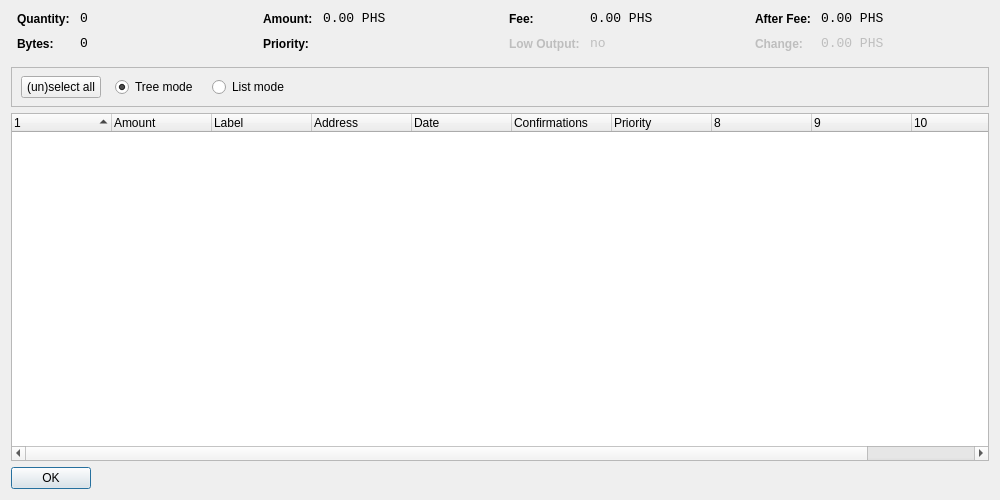
<?xml version="1.0" encoding="UTF-8"?>
<ui version="4.0">
 <class>CoinControlDialog</class>
 <widget class="QDialog" name="CoinControlDialog">
  <property name="geometry">
   <rect>
    <x>0</x>
    <y>0</y>
    <width>1000</width>
    <height>500</height>
   </rect>
  </property>
  <property name="windowTitle">
   <string>Selective Addressing</string>
  </property>
  <layout class="QVBoxLayout" name="verticalLayout">
   <item>
    <layout class="QHBoxLayout" name="horizontalLayoutTop" stretch="0,0,0,0">
     <property name="topMargin">
      <number>0</number>
     </property>
     <property name="bottomMargin">
      <number>10</number>
     </property>
     <item>
      <layout class="QFormLayout" name="formLayoutCoinControl1">
       <property name="horizontalSpacing">
        <number>10</number>
       </property>
       <property name="verticalSpacing">
        <number>10</number>
       </property>
       <property name="leftMargin">
        <number>6</number>
       </property>
       <property name="rightMargin">
        <number>6</number>
       </property>
       <item row="0" column="0">
        <widget class="QLabel" name="labelCoinControlQuantityText">
         <property name="styleSheet">
          <string notr="true">font-weight:bold;</string>
         </property>
         <property name="text">
          <string>Quantity:</string>
         </property>
        </widget>
       </item>
       <item row="0" column="1">
        <widget class="QLabel" name="labelCoinControlQuantity">
         <property name="font">
          <font>
           <family>Monospace</family>
           <pointsize>10</pointsize>
          </font>
         </property>
         <property name="cursor">
          <cursorShape>IBeamCursor</cursorShape>
         </property>
         <property name="contextMenuPolicy">
          <enum>Qt::ActionsContextMenu</enum>
         </property>
         <property name="text">
          <string>0</string>
         </property>
         <property name="textInteractionFlags">
          <set>Qt::LinksAccessibleByMouse|Qt::TextSelectableByKeyboard|Qt::TextSelectableByMouse</set>
         </property>
        </widget>
       </item>
       <item row="1" column="0">
        <widget class="QLabel" name="labelCoinControlBytesText">
         <property name="styleSheet">
          <string notr="true">font-weight:bold;</string>
         </property>
         <property name="text">
          <string>Bytes:</string>
         </property>
        </widget>
       </item>
       <item row="1" column="1">
        <widget class="QLabel" name="labelCoinControlBytes">
         <property name="font">
          <font>
           <family>Monospace</family>
           <pointsize>10</pointsize>
          </font>
         </property>
         <property name="cursor">
          <cursorShape>IBeamCursor</cursorShape>
         </property>
         <property name="contextMenuPolicy">
          <enum>Qt::ActionsContextMenu</enum>
         </property>
         <property name="text">
          <string>0</string>
         </property>
         <property name="textInteractionFlags">
          <set>Qt::LinksAccessibleByMouse|Qt::TextSelectableByKeyboard|Qt::TextSelectableByMouse</set>
         </property>
        </widget>
       </item>
      </layout>
     </item>
     <item>
      <layout class="QFormLayout" name="formLayoutCoinControl2">
       <property name="horizontalSpacing">
        <number>10</number>
       </property>
       <property name="verticalSpacing">
        <number>10</number>
       </property>
       <property name="leftMargin">
        <number>6</number>
       </property>
       <property name="rightMargin">
        <number>6</number>
       </property>
       <item row="0" column="0">
        <widget class="QLabel" name="labelCoinControlAmountText">
         <property name="styleSheet">
          <string notr="true">font-weight:bold;</string>
         </property>
         <property name="text">
          <string>Amount:</string>
         </property>
        </widget>
       </item>
       <item row="0" column="1">
        <widget class="QLabel" name="labelCoinControlAmount">
         <property name="font">
          <font>
           <family>Monospace</family>
           <pointsize>10</pointsize>
          </font>
         </property>
         <property name="cursor">
          <cursorShape>IBeamCursor</cursorShape>
         </property>
         <property name="contextMenuPolicy">
          <enum>Qt::ActionsContextMenu</enum>
         </property>
         <property name="text">
          <string>0.00 PHS</string>
         </property>
         <property name="textInteractionFlags">
          <set>Qt::LinksAccessibleByMouse|Qt::TextSelectableByKeyboard|Qt::TextSelectableByMouse</set>
         </property>
        </widget>
       </item>
       <item row="1" column="0">
        <widget class="QLabel" name="labelCoinControlPriorityText">
         <property name="styleSheet">
          <string notr="true">font-weight:bold;</string>
         </property>
         <property name="text">
          <string>Priority:</string>
         </property>
        </widget>
       </item>
       <item row="1" column="1">
        <widget class="QLabel" name="labelCoinControlPriority">
         <property name="font">
          <font>
           <family>Monospace</family>
           <pointsize>10</pointsize>
          </font>
         </property>
         <property name="cursor">
          <cursorShape>IBeamCursor</cursorShape>
         </property>
         <property name="contextMenuPolicy">
          <enum>Qt::ActionsContextMenu</enum>
         </property>
         <property name="text">
          <string/>
         </property>
         <property name="textInteractionFlags">
          <set>Qt::LinksAccessibleByMouse|Qt::TextSelectableByKeyboard|Qt::TextSelectableByMouse</set>
         </property>
        </widget>
       </item>
      </layout>
     </item>
     <item>
      <layout class="QFormLayout" name="formLayoutCoinControl3">
       <property name="horizontalSpacing">
        <number>10</number>
       </property>
       <property name="verticalSpacing">
        <number>10</number>
       </property>
       <property name="leftMargin">
        <number>6</number>
       </property>
       <property name="rightMargin">
        <number>6</number>
       </property>
       <item row="0" column="0">
        <widget class="QLabel" name="labelCoinControlFeeText">
         <property name="styleSheet">
          <string notr="true">font-weight:bold;</string>
         </property>
         <property name="text">
          <string>Fee:</string>
         </property>
        </widget>
       </item>
       <item row="0" column="1">
        <widget class="QLabel" name="labelCoinControlFee">
         <property name="font">
          <font>
           <family>Monospace</family>
           <pointsize>10</pointsize>
          </font>
         </property>
         <property name="cursor">
          <cursorShape>IBeamCursor</cursorShape>
         </property>
         <property name="contextMenuPolicy">
          <enum>Qt::ActionsContextMenu</enum>
         </property>
         <property name="text">
          <string>0.00 PHS</string>
         </property>
         <property name="textInteractionFlags">
          <set>Qt::LinksAccessibleByMouse|Qt::TextSelectableByKeyboard|Qt::TextSelectableByMouse</set>
         </property>
        </widget>
       </item>
       <item row="1" column="0">
        <widget class="QLabel" name="labelCoinControlLowOutputText">
         <property name="enabled">
          <bool>false</bool>
         </property>
         <property name="styleSheet">
          <string notr="true">font-weight:bold;</string>
         </property>
         <property name="text">
          <string>Low Output:</string>
         </property>
        </widget>
       </item>
       <item row="1" column="1">
        <widget class="QLabel" name="labelCoinControlLowOutput">
         <property name="enabled">
          <bool>false</bool>
         </property>
         <property name="font">
          <font>
           <family>Monospace</family>
           <pointsize>10</pointsize>
          </font>
         </property>
         <property name="cursor">
          <cursorShape>IBeamCursor</cursorShape>
         </property>
         <property name="contextMenuPolicy">
          <enum>Qt::ActionsContextMenu</enum>
         </property>
         <property name="text">
          <string>no</string>
         </property>
         <property name="textInteractionFlags">
          <set>Qt::LinksAccessibleByMouse|Qt::TextSelectableByKeyboard|Qt::TextSelectableByMouse</set>
         </property>
        </widget>
       </item>
      </layout>
     </item>
     <item>
      <layout class="QFormLayout" name="formLayoutCoinControl4">
       <property name="horizontalSpacing">
        <number>10</number>
       </property>
       <property name="verticalSpacing">
        <number>10</number>
       </property>
       <property name="leftMargin">
        <number>6</number>
       </property>
       <property name="rightMargin">
        <number>6</number>
       </property>
       <item row="0" column="0">
        <widget class="QLabel" name="labelCoinControlAfterFeeText">
         <property name="styleSheet">
          <string notr="true">font-weight:bold;</string>
         </property>
         <property name="text">
          <string>After Fee:</string>
         </property>
        </widget>
       </item>
       <item row="0" column="1">
        <widget class="QLabel" name="labelCoinControlAfterFee">
         <property name="font">
          <font>
           <family>Monospace</family>
           <pointsize>10</pointsize>
          </font>
         </property>
         <property name="cursor">
          <cursorShape>IBeamCursor</cursorShape>
         </property>
         <property name="contextMenuPolicy">
          <enum>Qt::ActionsContextMenu</enum>
         </property>
         <property name="text">
          <string>0.00 PHS</string>
         </property>
         <property name="textInteractionFlags">
          <set>Qt::LinksAccessibleByMouse|Qt::TextSelectableByKeyboard|Qt::TextSelectableByMouse</set>
         </property>
        </widget>
       </item>
       <item row="1" column="0">
        <widget class="QLabel" name="labelCoinControlChangeText">
         <property name="enabled">
          <bool>false</bool>
         </property>
         <property name="styleSheet">
          <string notr="true">font-weight:bold;</string>
         </property>
         <property name="text">
          <string>Change:</string>
         </property>
        </widget>
       </item>
       <item row="1" column="1">
        <widget class="QLabel" name="labelCoinControlChange">
         <property name="enabled">
          <bool>false</bool>
         </property>
         <property name="font">
          <font>
           <family>Monospace</family>
           <pointsize>10</pointsize>
          </font>
         </property>
         <property name="cursor">
          <cursorShape>IBeamCursor</cursorShape>
         </property>
         <property name="contextMenuPolicy">
          <enum>Qt::ActionsContextMenu</enum>
         </property>
         <property name="text">
          <string>0.00 PHS</string>
         </property>
         <property name="textInteractionFlags">
          <set>Qt::LinksAccessibleByMouse|Qt::TextSelectableByKeyboard|Qt::TextSelectableByMouse</set>
         </property>
        </widget>
       </item>
      </layout>
     </item>
    </layout>
   </item>
   <item>
    <widget class="QFrame" name="frame">
     <property name="minimumSize">
      <size>
       <width>0</width>
       <height>40</height>
      </size>
     </property>
     <property name="frameShape">
      <enum>QFrame::StyledPanel</enum>
     </property>
     <property name="frameShadow">
      <enum>QFrame::Sunken</enum>
     </property>
     <widget class="QWidget" name="horizontalLayoutWidget">
      <property name="geometry">
       <rect>
        <x>10</x>
        <y>0</y>
        <width>781</width>
        <height>41</height>
       </rect>
      </property>
      <layout class="QHBoxLayout" name="horizontalLayoutPanel" stretch="0,0,0,0,0">
       <property name="spacing">
        <number>14</number>
       </property>
       <item>
        <widget class="QPushButton" name="pushButtonSelectAll">
         <property name="sizePolicy">
          <sizepolicy hsizetype="Maximum" vsizetype="Fixed">
           <horstretch>0</horstretch>
           <verstretch>0</verstretch>
          </sizepolicy>
         </property>
         <property name="text">
          <string>(un)select all</string>
         </property>
        </widget>
       </item>
       <item>
        <widget class="QRadioButton" name="radioTreeMode">
         <property name="sizePolicy">
          <sizepolicy hsizetype="Maximum" vsizetype="Fixed">
           <horstretch>0</horstretch>
           <verstretch>0</verstretch>
          </sizepolicy>
         </property>
         <property name="text">
          <string>Tree mode</string>
         </property>
         <property name="checked">
          <bool>true</bool>
         </property>
        </widget>
       </item>
       <item>
        <widget class="QRadioButton" name="radioListMode">
         <property name="sizePolicy">
          <sizepolicy hsizetype="Maximum" vsizetype="Fixed">
           <horstretch>0</horstretch>
           <verstretch>0</verstretch>
          </sizepolicy>
         </property>
         <property name="text">
          <string>List mode</string>
         </property>
        </widget>
       </item>
       <item>
        <spacer name="horizontalSpacer">
         <property name="orientation">
          <enum>Qt::Horizontal</enum>
         </property>
         <property name="sizeHint" stdset="0">
          <size>
           <width>40</width>
           <height>20</height>
          </size>
         </property>
        </spacer>
       </item>
      </layout>
     </widget>
    </widget>
   </item>
   <item>
    <widget class="CoinControlTreeWidget" name="treeWidget">
     <property name="contextMenuPolicy">
      <enum>Qt::CustomContextMenu</enum>
     </property>
     <property name="sortingEnabled">
      <bool>false</bool>
     </property>
     <property name="columnCount">
      <number>11</number>
     </property>
     <attribute name="headerShowSortIndicator" stdset="0">
      <bool>true</bool>
     </attribute>
     <attribute name="headerStretchLastSection">
      <bool>false</bool>
     </attribute>
     <column>
      <property name="text">
       <string/>
      </property>
     </column>
     <column>
      <property name="text">
       <string>Amount</string>
      </property>
     </column>
     <column>
      <property name="text">
       <string>Label</string>
      </property>
     </column>
     <column>
      <property name="text">
       <string>Address</string>
      </property>
     </column>
     <column>
      <property name="text">
       <string>Date</string>
      </property>
     </column>
     <column>
      <property name="text">
       <string>Confirmations</string>
      </property>
      <property name="toolTip">
       <string>Confirmed</string>
      </property>
     </column>
     <column>
      <property name="text">
       <string>Priority</string>
      </property>
     </column>
     <column>
      <property name="text">
       <string/>
      </property>
     </column>
     <column>
      <property name="text">
       <string/>
      </property>
     </column>
     <column>
      <property name="text">
       <string/>
      </property>
     </column>
     <column>
      <property name="text">
       <string/>
      </property>
     </column>
    </widget>
   </item>
   <item>
    <widget class="QDialogButtonBox" name="buttonBox">
     <property name="sizePolicy">
      <sizepolicy hsizetype="Maximum" vsizetype="Fixed">
       <horstretch>0</horstretch>
       <verstretch>0</verstretch>
      </sizepolicy>
     </property>
     <property name="orientation">
      <enum>Qt::Horizontal</enum>
     </property>
     <property name="standardButtons">
      <set>QDialogButtonBox::Ok</set>
     </property>
    </widget>
   </item>
  </layout>
 </widget>
 <customwidgets>
  <customwidget>
   <class>CoinControlTreeWidget</class>
   <extends>QTreeWidget</extends>
   <header>coincontroltreewidget.h</header>
  </customwidget>
 </customwidgets>
 <resources/>
 <connections/>
</ui>
